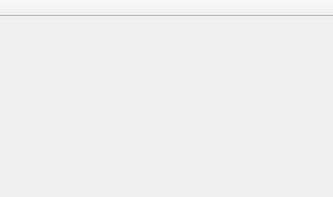
<?xml version="1.0" encoding="UTF-8"?>
<ui version="4.0">
 <class>MetaTabWindowClass</class>
 <widget class="QMainWindow" name="MetaTabWindowClass">
  <property name="geometry">
   <rect>
    <x>0</x>
    <y>0</y>
    <width>333</width>
    <height>197</height>
   </rect>
  </property>
  <widget class="QWidget" name="centralWidget">
   <layout class="QVBoxLayout" name="verticalLayout">
    <property name="margin">
     <number>0</number>
    </property>
    <item>
     <layout class="QVBoxLayout" name="vlExtControls"/>
    </item>
    <item>
     <widget class="QStackedWidget" name="stwWidgets"/>
    </item>
   </layout>
  </widget>
  <widget class="QToolBar" name="tlbToolBar">
   <property name="movable">
    <bool>false</bool>
   </property>
   <property name="allowedAreas">
    <set>Qt::TopToolBarArea</set>
   </property>
   <property name="floatable">
    <bool>false</bool>
   </property>
   <attribute name="toolBarArea">
    <enum>TopToolBarArea</enum>
   </attribute>
   <attribute name="toolBarBreak">
    <bool>false</bool>
   </attribute>
  </widget>
 </widget>
 <resources/>
 <connections/>
</ui>
